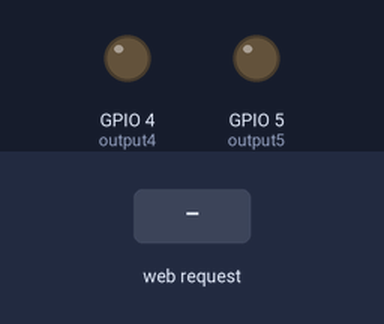
Bench run of a sketch on a simulated ESP8266 (NodeMCU). Parts: output pins drawn as LEDs (lit = HIGH). Inputs (shaded band) come from the test bench. WiFi joins after 1.5 s; servers stay silent unless stated; what the sketch prints to the serial monitor is not drawn.

Above: at 2.7 s.
2.8 s: HTTP request GET /5/on received
At 3.3 s:
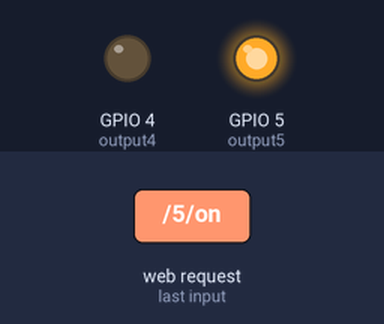
4.3 s: HTTP request GET /4/on received
At 5.5 s:
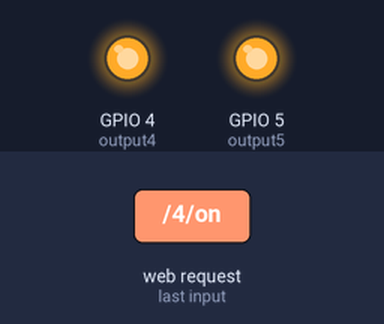
5.8 s: HTTP request GET /5/off received
At 6.8 s:
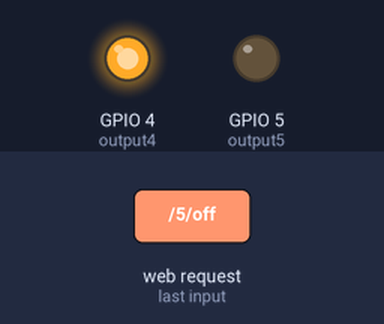
7.3 s: HTTP request GET /4/off received
At 7.9 s:
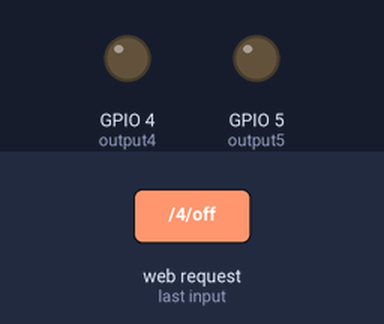
Timing chart, 0 to 9.8 s (numbered marks = the images above; inputs shaded):
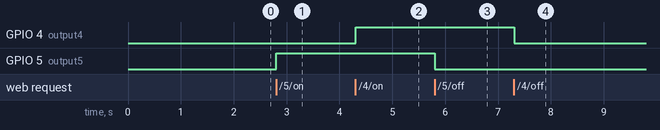

Measured:
- after the input at 2.8 s, GPIO 5 (output5): LOW → HIGH at once
- after the input at 4.3 s, GPIO 4 (output4): LOW → HIGH at once
- after the input at 5.8 s, GPIO 5 (output5): HIGH → LOW at once
- after the input at 7.3 s, GPIO 4 (output4): HIGH → LOW at once

The sketch:

Node-Firebase.ino
```cpp
//FirebaseESP8266.h must be included before ESP8266WiFi.h
#include <FirebaseESP8266.h>  // Install Firebase ESP8266 library

// Load Wi-Fi library
#include <ESP8266WiFi.h>

// Replace with your network credentials
const char* ssid     = "Mike 4G";
const char* password = "XXXXXXXX";

// Set web server port number to 80
WiFiServer server(80);

// Variable to store the HTTP request
String header;

// Auxiliar variables to store the current output state
String output5State = "off";
String output4State = "off";

// Assign output variables to GPIO pins
const int output5 = 5;
const int output4 = 4;

// Current time
unsigned long currentTime = millis();
// Previous time
unsigned long previousTime = 0;
// Define timeout time in milliseconds (example: 2000ms = 2s)
const long timeoutTime = 2000;

// Set your Static IP address
IPAddress local_IP(192, 168, 1, 63);
// Set your Gateway IP address
IPAddress gateway(192, 168, 1, 1);

IPAddress subnet(255, 255, 255, 0);
IPAddress primaryDNS(8, 8, 8, 8);   //optional
IPAddress secondaryDNS(8, 8, 4, 4); //optional

//Define Firebase Authentication host and key
#define FIREBASE_HOST "gas-monitor-ef935-default-rtdb.asia-southeast1.firebasedatabase.app" //Without http:// or https:// schemes
#define FIREBASE_AUTH "lglM38XZMWJPONl2HpU2HnulOaagf5xibCqCOz3n"

//Define FirebaseESP8266 data object
FirebaseData firebaseData;
FirebaseData ledData;
FirebaseJson json;

void setup() {
  Serial.begin(115200);
  // Initialize the output variables as outputs
  pinMode(output5, OUTPUT);
  pinMode(output4, OUTPUT);
  // Set outputs to LOW
  digitalWrite(output5, LOW);
  digitalWrite(output4, LOW);

  // Configures static IP address
  if (!WiFi.config(local_IP, gateway, subnet, primaryDNS, secondaryDNS)) {
    Serial.println("STA Failed to configure");
  }

  // Connect to Wi-Fi network with SSID and password
  Serial.print("Connecting to ");
  Serial.println(ssid);
  WiFi.begin(ssid, password);
  while (WiFi.status() != WL_CONNECTED) {
    delay(500);
    Serial.print(".");
  }
  // Print local IP address and start web server
  Serial.println("");
  Serial.println("WiFi connected.");
  Serial.println("IP address: ");
  Serial.println(WiFi.localIP());
  server.begin();

  Firebase.begin(FIREBASE_HOST, FIREBASE_AUTH);
  Firebase.reconnectWiFi(true);
}

void loop(){
  WiFiClient client = server.available();   // Listen for incoming clients

  if (client) {                             // If a new client connects,
    Serial.println("New Client.");          // print a message out in the serial port
    String currentLine = "";                // make a String to hold incoming data from the client
    currentTime = millis();
    previousTime = currentTime;
    while (client.connected() && currentTime - previousTime <= timeoutTime) { // loop while the client's connected
      currentTime = millis();
      if (client.available()) {             // if there's bytes to read from the client,
        char c = client.read();             // read a byte, then
        Serial.write(c);                    // print it out the serial monitor
        header += c;
        if (c == '\n') {                    // if the byte is a newline character
          // if the current line is blank, you got two newline characters in a row.
          // that's the end of the client HTTP request, so send a response:
          if (currentLine.length() == 0) {
            // HTTP headers always start with a response code (e.g. HTTP/1.1 200 OK)
            // and a content-type so the client knows what's coming, then a blank line:
            client.println("HTTP/1.1 200 OK");
            client.println("Content-type:text/html");
            client.println("Connection: close");
            client.println();

            // turns the GPIOs on and off
            if (header.indexOf("GET /5/on") >= 0) {
              Serial.println("GPIO 5 on");
              output5State = "on";
              digitalWrite(output5, HIGH);
            } else if (header.indexOf("GET /5/off") >= 0) {
              Serial.println("GPIO 5 off");
              output5State = "off";
              digitalWrite(output5, LOW);
            } else if (header.indexOf("GET /4/on") >= 0) {
              Serial.println("GPIO 4 on");
              output4State = "on";
              digitalWrite(output4, HIGH);
            } else if (header.indexOf("GET /4/off") >= 0) {
              Serial.println("GPIO 4 off");
              output4State = "off";
              digitalWrite(output4, LOW);
            }

            // Display the HTML web page
            client.println("<!DOCTYPE html><html>");
            client.println("<head><meta name=\"viewport\" content=\"width=device-width, initial-scale=1\">");
            client.println("<link rel=\"icon\" href=\"data:,\">");
            // CSS to style the on/off buttons
            // Feel free to change the background-color and font-size attributes to fit your preferences
            client.println("<style>html { font-family: Helvetica; display: inline-block; margin: 0px auto; text-align: center;}");
            client.println(".button { background-color: #195B6A; border: none; color: white; padding: 16px 40px;");
            client.println("text-decoration: none; font-size: 30px; margin: 2px; cursor: pointer;}");
            client.println(".button2 {background-color: #77878A;}</style></head>");

            // Web Page Heading
            client.println("<body><h1>ESP8266 Web Server</h1>");

            // Display current state, and ON/OFF buttons for GPIO 5
            client.println("<p>GPIO 5 - State " + output5State + "</p>");
            // If the output5State is off, it displays the ON button
            if (output5State=="off") {
              client.println("<p><a href=\"/5/on\"><button class=\"button\">ON</button></a></p>");
            } else {
              client.println("<p><a href=\"/5/off\"><button class=\"button button2\">OFF</button></a></p>");
            }

            // Display current state, and ON/OFF buttons for GPIO 4
            client.println("<p>GPIO 4 - State " + output4State + "</p>");
            // If the output4State is off, it displays the ON button
            if (output4State=="off") {
              client.println("<p><a href=\"/4/on\"><button class=\"button\">ON</button></a></p>");
            } else {
              client.println("<p><a href=\"/4/off\"><button class=\"button button2\">OFF</button></a></p>");
            }
            client.println("</body></html>");

            // The HTTP response ends with another blank line
            client.println();

            //update firebase values
            if (Firebase.setString(firebaseData, "/sensor/G1", output5State))
            {
              Serial.println("PASSED");
              Serial.println("PATH: " + firebaseData.dataPath());
              Serial.println("TYPE: " + firebaseData.dataType());
              Serial.println("ETag: " + firebaseData.ETag());
              Serial.println("------------------------------------");
              Serial.println();
            }
            else
            {
              Serial.println("FAILED");
              Serial.println("REASON: " + firebaseData.errorReason());
              Serial.println("------------------------------------");
              Serial.println();
            }

            if (Firebase.setString(firebaseData, "/sensor/G2", output4State))
            {
              Serial.println("PASSED");
              Serial.println("PATH: " + firebaseData.dataPath());
              Serial.println("TYPE: " + firebaseData.dataType());
              Serial.println("ETag: " + firebaseData.ETag());
              Serial.println("------------------------------------");
              Serial.println();
            }
            else
            {
              Serial.println("FAILED");
              Serial.println("REASON: " + firebaseData.errorReason());
              Serial.println("------------------------------------");
              Serial.println();
            }

            // Break out of the while loop
            break;
          } else { // if you got a newline, then clear currentLine
            currentLine = "";
          }
        } else if (c != '\r') {  // if you got anything else but a carriage return character,
          currentLine += c;      // add it to the end of the currentLine
        }
      }
    }
    // Clear the header variable
    header = "";
    // Close the connection
    client.stop();
    Serial.println("Client disconnected.");
    Serial.println("");
  }
}
```
